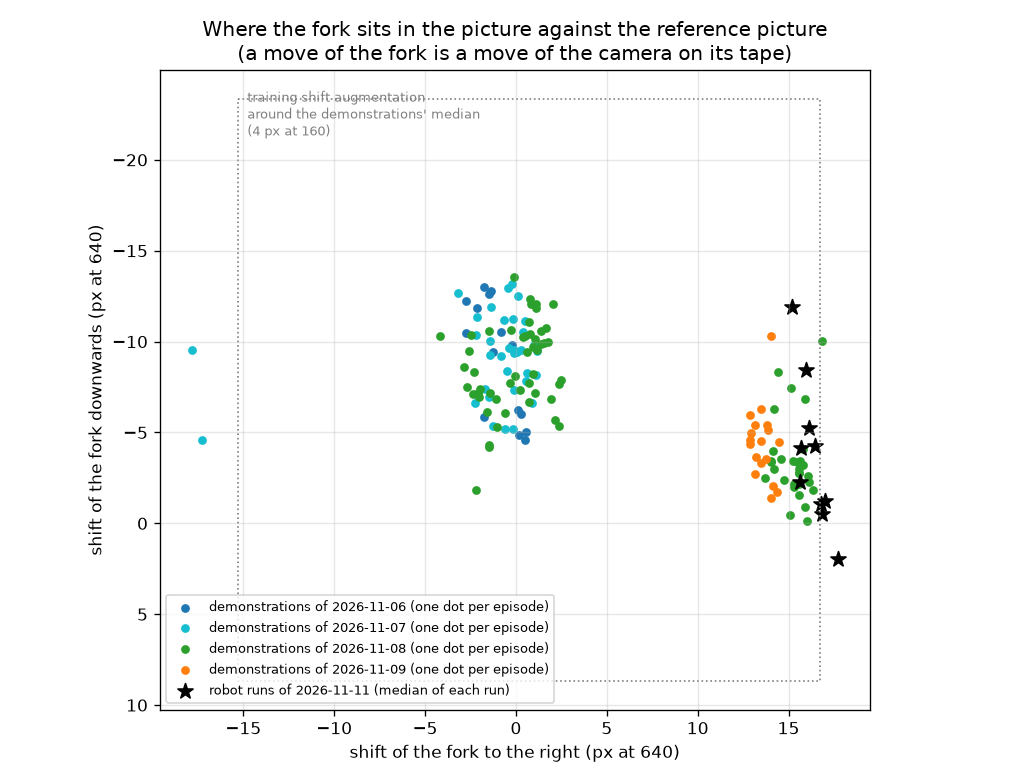

Write the Python code that produced this figure.
"""
Has the taped camera moved on the forearm between the demonstrations and the robot test? (key: wrist_and_camera, part 5)

The blue fork at the bottom of every picture is part of the forearm, as the camera is, so it sits at the same pixels
in every picture unless the camera moves on its tape. The rod and the block inside the fork move only with the wrist
and the hand, which the driver held at the start-mark demonstrations' start values (13.5 and -6.1 degrees). So the
bottom strip of a robot-run picture can be compared with the bottom strip of the recording tool's reference picture
exactly as the tool's own camera check does at the start of every episode (record_episodes.camera_shift_px, phase
correlation on the strip "camera_check_region"), and with the shifts the tool logged for the 211 demonstrations.

Measured on the saved pictures. Run from this folder:
    D:/AI_Project/.venv/Scripts/python.exe camera_creep.py
"""

from pathlib import Path
from typing import Dict, List, Optional

import matplotlib
matplotlib.use("Agg")
import numpy
import pandas

from matplotlib import pyplot

import wrist_geometry
from config import RECORDING_PARAMETERS
from record_episodes import camera_shift_px


CREEP_PARAMETERS = {
    "reference_picture": Path("D:/AI_Project/03_data/raw/camera_check/camera_reference/forearm_cover_tape_bare_camera_x159_y-15mm.jpg"),
    "region": RECORDING_PARAMETERS["camera_check_region"],
    # only pictures whose wrist and hand are this close to the reference pose show the same rod and block in the strip
    "wrist_window_deg": 0.5,
    "hand_window_deg": 0.5,
    "demonstration_pictures_per_episode": 6,
    # an episode whose fork sits further right than this (px at 640) counts as recorded after the camera moved
    "moved_x_px": 8.0,
    "figure_dpi": 120
}



def shifts_of_pictures(
        paths: List[Path],
        reference_bytes: bytes,
        parameters: Dict
) -> pandas.DataFrame:
    """The strip's shift (x to the right, y downwards, in px at 640) of every picture against the reference picture."""

    rows = []
    for path in paths:
        shift_x, shift_y = camera_shift_px(reference_bytes, Path(path).read_bytes(), parameters["region"])
        rows.append({"path": str(path), "shift_x_px": shift_x, "shift_y_px": shift_y, "shift_px": float(numpy.hypot(shift_x, shift_y))})
    return pandas.DataFrame(rows)



def main(parameters: Optional[Dict] = None) -> None:
    """Print the camera's shift per recording day and sheet and per robot run, and save a figure."""

    settings = dict(CREEP_PARAMETERS)
    settings.update(parameters or {})
    pandas.set_option("display.width", 250)
    pandas.set_option("display.max_columns", 40)
    pandas.set_option("display.max_rows", 200)
    output_folder = wrist_geometry.ANALYSIS_PARAMETERS["output_folder"]
    reference_bytes = Path(settings["reference_picture"]).read_bytes()
    held_wrist = wrist_geometry.ANALYSIS_PARAMETERS["wrist_held_deg"]
    held_hand = wrist_geometry.ANALYSIS_PARAMETERS["hand_held_deg"]

    episodes = pandas.read_csv(wrist_geometry.ANALYSIS_PARAMETERS["episodes_file"])
    print("=== the recording tool's own camera check at the start of each demonstration (episodes.csv, camera_shift_px) ===")
    logged = episodes.groupby(["session_date", "sheet"])["camera_shift_px"].agg(["size", "median", "min", "max"]).round(1)
    print(logged.to_string())

    frames = wrist_geometry.load_demonstration_frames()
    frames = frames.merge(episodes[["episode_id", "session_date"]], on = "episode_id", how = "left")
    is_reference_pose = ((frames["joint_5_deg"] - held_wrist).abs() <= settings["wrist_window_deg"]) & ((frames["joint_6_deg"] - held_hand).abs() <= settings["hand_window_deg"])
    usable = frames[is_reference_pose]
    chosen_rows = []
    for _, group in usable.groupby("episode_id"):
        positions = numpy.unique(numpy.linspace(0, len(group) - 1, min(len(group), settings["demonstration_pictures_per_episode"])).astype(int))
        chosen_rows.extend(group.index[positions])
    chosen = usable.loc[chosen_rows]
    raw_folder = Path(wrist_geometry.ANALYSIS_PARAMETERS["raw_folder"])
    measured = shifts_of_pictures([raw_folder / path for path in chosen["frame_path"]], reference_bytes, settings)
    measured["episode_id"] = chosen["episode_id"].to_numpy()
    measured["session_date"] = chosen["session_date"].to_numpy()
    measured["sheet"] = chosen["sheet"].to_numpy()
    per_episode = measured.groupby(["session_date", "sheet", "episode_id"])[["shift_x_px", "shift_y_px", "shift_px"]].median().reset_index()
    spread = measured.groupby("episode_id")[["shift_x_px", "shift_y_px"]].agg(lambda values: values.max() - values.min())
    print(f"\n=== measured here the same way on {len(measured)} demonstration pictures with the wrist and hand at the reference pose "
          f"({per_episode['episode_id'].nunique()} episodes, up to {settings['demonstration_pictures_per_episode']} pictures each) ===")
    print(f"scatter of the measure inside one episode (largest minus smallest of its pictures): x median {spread['shift_x_px'].median():.1f} px, "
          f"y median {spread['shift_y_px'].median():.1f} px; 90th percentile x {spread['shift_x_px'].quantile(0.9):.1f}, y {spread['shift_y_px'].quantile(0.9):.1f}")
    by_day = per_episode.groupby(["session_date", "sheet"]).agg(episodes = ("episode_id", "size"), shift_x_median = ("shift_x_px", "median"), shift_y_median = ("shift_y_px", "median"),
                                                               shift_median = ("shift_px", "median"), shift_most = ("shift_px", "max")).round(1)
    print(by_day.to_string())

    timed = per_episode.merge(episodes[["episode_id", "started", "plan_number"]], on = "episode_id").sort_values("started")
    is_moved = timed["shift_x_px"] > settings["moved_x_px"]
    first_moved = timed[is_moved].iloc[0]
    last_before = timed[timed["started"] < first_moved["started"]].iloc[-1]
    back_again = int((~is_moved & (timed["started"] > first_moved["started"])).sum())
    episodes_after = episodes[episodes["started"] >= first_moved["started"]]["episode_id"]
    rows_after = int(frames["episode_id"].isin(episodes_after).sum())
    print(f"\nthe fork's sideways shift steps once: last episode at the old place {last_before['started']} (plan {last_before['plan_number']}, x {last_before['shift_x_px']:+.1f} px), "
          f"first at the new place {first_moved['started']} (plan {first_moved['plan_number']}, x {first_moved['shift_x_px']:+.1f} px); episodes back at the old place afterwards: {back_again}")
    print(f"before the step: x median {timed.loc[~is_moved, 'shift_x_px'].median():+.1f} px, y median {timed.loc[~is_moved, 'shift_y_px'].median():+.1f}; "
          f"after it: x {timed.loc[is_moved, 'shift_x_px'].median():+.1f}, y {timed.loc[is_moved, 'shift_y_px'].median():+.1f}")
    print(f"demonstrations recorded after the step (camera where it is now): {len(episodes_after)} of {len(episodes)} episodes, {rows_after} of {len(frames)} rows "
          f"({100.0 * rows_after / len(frames):.1f} %); by sheet: "
          + ", ".join(f"{sheet[-2:]}: {int(frames.loc[frames['sheet'] == sheet, 'episode_id'].isin(episodes_after).sum())} of {int((frames['sheet'] == sheet).sum())}" for sheet in sorted(frames["sheet"].unique())))

    print("\n=== the robot runs of 11.11.26 (wrist and hand held at the reference pose in every picture) ===")
    run_rows = []
    run_tables = {}
    for run in wrist_geometry.ANALYSIS_PARAMETERS["robot_runs"]:
        folder = Path(wrist_geometry.ANALYSIS_PARAMETERS["model_runs_folder"]) / run["folder"] / "frames"
        table = shifts_of_pictures(sorted(folder.glob("*.jpg")), reference_bytes, settings)
        run_tables[run["number"]] = table
        run_rows.append({"run": run["number"], "sheet": run["sheet"][-2:], "pictures": len(table), "shift_x_median": table["shift_x_px"].median(), "shift_y_median": table["shift_y_px"].median(),
                         "shift_median": table["shift_px"].median(), "shift_x_p10": table["shift_x_px"].quantile(0.1), "shift_x_p90": table["shift_x_px"].quantile(0.9),
                         "shift_y_p10": table["shift_y_px"].quantile(0.1), "shift_y_p90": table["shift_y_px"].quantile(0.9)})
    run_summary = pandas.DataFrame(run_rows)
    print(run_summary.round(1).to_string(index = False))
    all_runs = pandas.concat(run_tables.values(), ignore_index = True)
    last_day = per_episode[per_episode["session_date"] == per_episode["session_date"].max()]
    print(f"\nall {len(all_runs)} robot-run pictures: median shift x {all_runs['shift_x_px'].median():+.1f}, y {all_runs['shift_y_px'].median():+.1f} px against the reference; "
          f"the last recording day ({per_episode['session_date'].max()}): x {last_day['shift_x_px'].median():+.1f}, y {last_day['shift_y_px'].median():+.1f}; "
          f"all demonstrations: x {per_episode['shift_x_px'].median():+.1f}, y {per_episode['shift_y_px'].median():+.1f}")
    print(f"robot test minus the last recording day: x {all_runs['shift_x_px'].median() - last_day['shift_x_px'].median():+.1f}, "
          f"y {all_runs['shift_y_px'].median() - last_day['shift_y_px'].median():+.1f} px at 640 "
          f"({(all_runs['shift_x_px'].median() - last_day['shift_x_px'].median()) / 4.0:+.1f}, {(all_runs['shift_y_px'].median() - last_day['shift_y_px'].median()) / 4.0:+.1f} px at the model's 160)")
    print(f"robot test minus all demonstrations (median): x {all_runs['shift_x_px'].median() - per_episode['shift_x_px'].median():+.1f}, "
          f"y {all_runs['shift_y_px'].median() - per_episode['shift_y_px'].median():+.1f} px at 640")
    per_episode.to_csv(output_folder / "camera_creep_demonstrations.csv", index = False)
    run_summary.to_csv(output_folder / "camera_creep_runs.csv", index = False)

    figure, axis = pyplot.subplots(1, 1, figsize = (8.5, 6.5))
    colours = {"2026-11-06": "tab:blue", "2026-11-07": "tab:cyan", "2026-11-08": "tab:green", "2026-11-09": "tab:orange"}
    for day, group in per_episode.groupby("session_date"):
        axis.scatter(group["shift_x_px"], group["shift_y_px"], s = 18, color = colours.get(day, "grey"), label = f"demonstrations of {day} (one dot per episode)")
    axis.scatter(run_summary["shift_x_median"], run_summary["shift_y_median"], s = 90, marker = "*", color = "black", label = "robot runs of 2026-11-11 (median of each run)")
    axis.add_patch(pyplot.Rectangle((per_episode["shift_x_px"].median() - 16.0, per_episode["shift_y_px"].median() - 16.0), 32.0, 32.0, fill = False, linestyle = ":", color = "grey"))
    axis.text(per_episode["shift_x_px"].median() - 15.5, per_episode["shift_y_px"].median() - 14.0, "training shift augmentation\naround the demonstrations' median\n(4 px at 160)", fontsize = 8, color = "grey")
    axis.set_xlabel("shift of the fork to the right (px at 640)")
    axis.set_ylabel("shift of the fork downwards (px at 640)")
    axis.invert_yaxis()
    axis.set_aspect("equal")
    axis.set_title("Where the fork sits in the picture against the reference picture\n(a move of the fork is a move of the camera on its tape)")
    axis.legend(fontsize = 8)
    axis.grid(alpha = 0.3)
    figure.tight_layout()
    figure.savefig(output_folder / "camera_creep.png", dpi = settings["figure_dpi"])
    pyplot.close(figure)
    print(f"\nsaved {output_folder / 'camera_creep.png'}, camera_creep_demonstrations.csv and camera_creep_runs.csv")



if __name__ == "__main__":
    main()
